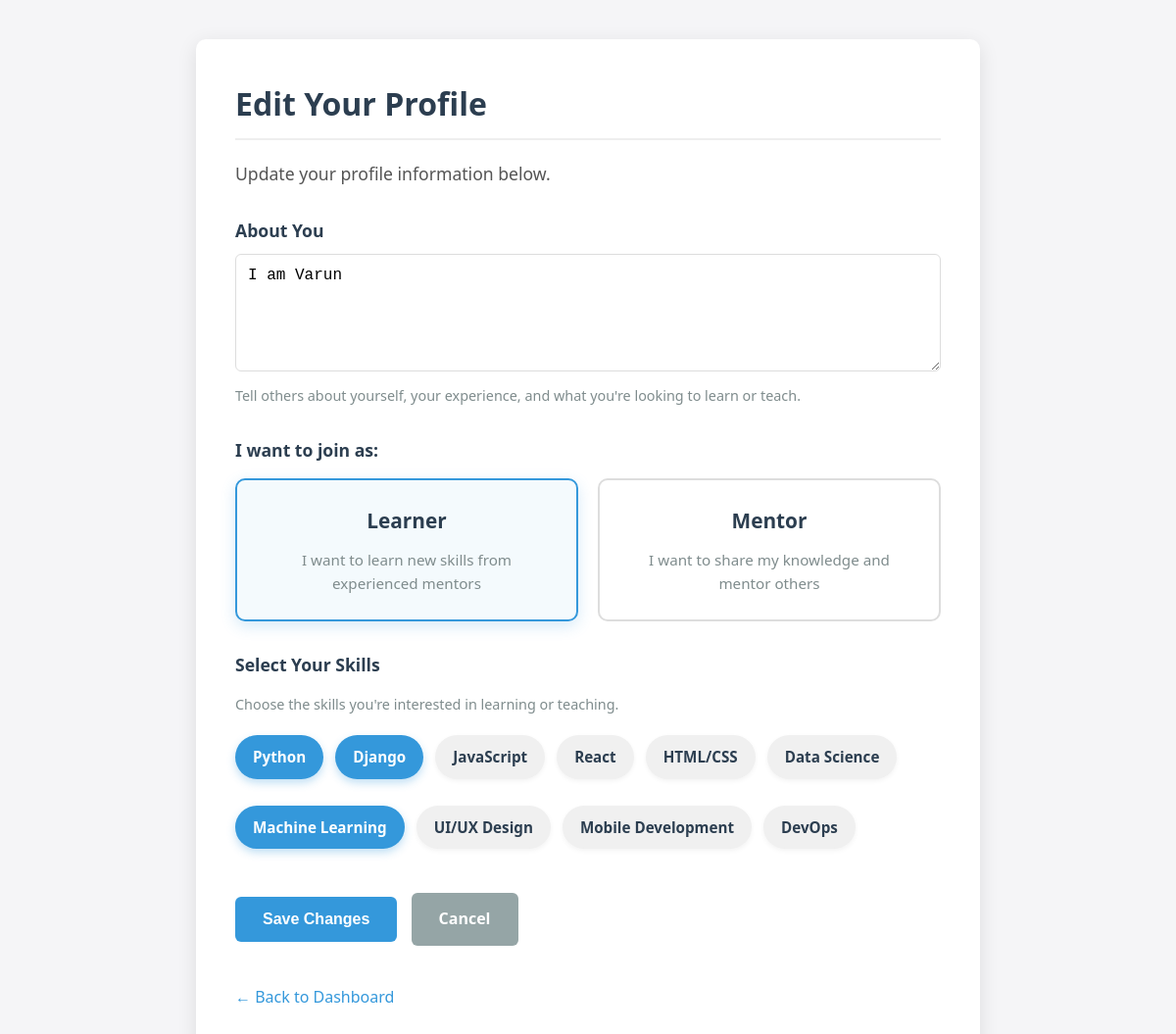
The app's page /profile/ (signed in) with its own data.
### accounts/models.py (models this page shows, shortened)
class Profile(models.Model):
    USER_TYPES = [
        ('learner', 'Learner'),
        ('mentor', 'Mentor'),
    ]
    user = models.OneToOneField(User, on_delete=models.CASCADE)
    bio = models.TextField(blank=True)
    user_type = models.CharField(max_length=10, choices=USER_TYPES)
    skills = models.ManyToManyField(Skill, blank=True)

class Skill(models.Model):
    name = models.CharField(max_length=100)

### accounts/views.py (the view, shortened to what this page needs)
# urls.py: path('profile/', views.profile_view, name='profile'),
@login_required(login_url='login')
def profile_view(request):
    user = request.user
    try:
        profile = user.profile
    except Profile.DoesNotExist:
        profile = Profile.objects.create(user=user)
    is_first_setup = not profile.bio and not profile.user_type and not profile.skills.exists()
    if request.method == 'POST':
        form = ProfileForm(request.POST, instance=profile)
        if form.is_valid():
            prof = form.save(commit=False)
            prof.user = user  # Set the user for the profile
            prof.save()
            selected_skills = request.POST.getlist('skills')
            profile.skills.clear()  # Remove existing skills
            for skill_id in selected_skills:
                try:
                    skill = Skill.objects.get(id=skill_id)
                    profile.skills.add(skill)
                except Skill.DoesNotExist:
                    pass
            return redirect('dashboard')  # Redirect to the dashboard after saving the profile
    else:
        form = ProfileForm(instance=profile)
    return render(request, 'accounts/profile.html', {
        'form': form,
        'is_first_setup': is_first_setup,
        'all_skills': Skill.objects.all()
    })

### accounts/forms.py
class ProfileForm(forms.ModelForm):
    class Meta:
        model = Profile
        fields = ['bio', 'user_type', 'skills']  # Ensure 'skills' is included here
        widgets = {
            'bio': forms.Textarea(attrs={'rows': 3}),
            'user_type': forms.Select(choices=Profile.USER_TYPES),
            'skills': forms.CheckboxSelectMultiple(),  # Use Checkboxes to select multiple skills
        }
    skills = forms.ModelMultipleChoiceField(
        queryset=Skill.objects.all(),  # Ensure all skills are displayed
        widget=forms.CheckboxSelectMultiple(),  # Checkboxes allow selection of multiple skills
        required=False  # Make this field optional
    )

### accounts/templates/accounts/profile.html (shortened to what this page needs)
{% load static %}
<!DOCTYPE html>
<html lang="en">
<head>
</head>
<body>
    <div class="container">
        {% if is_first_setup %}
            <h1>Complete Your Profile</h1>
            <p class="intro-text">Welcome to SkillPartner! Let's set up your profile so you can start connecting with others.</p>
        {% else %}
            <h1>Edit Your Profile</h1>
            <p class="intro-text">Update your profile information below.</p>
        {% endif %}
        <form method="post">
            <div class="form-group">
                <label for="id_bio">About You</label>
                {{ form.bio }}
                <p class="help-text">Tell others about yourself, your experience, and what you're looking to learn or teach.</p>
            </div>
            <div class="form-group">
                <label>I want to join as:</label>
                <div class="user-type-container">
                    <div class="user-type-option" id="learner-option">
                        <h3>Learner</h3>
                        <p>I want to learn new skills from experienced mentors</p>
                    </div>
                    <div class="user-type-option" id="mentor-option">
                        <h3>Mentor</h3>
                        <p>I want to share my knowledge and mentor others</p>
                    </div>
                </div>
            </div>
            <div class="form-group skills-section">
                <label class="skills-title">Select Your Skills</label>
                <p class="help-text">Choose the skills you're interested in learning or teaching.</p>
                <div class="skills-container">
                    {% for skill in all_skills %}
                        <div class="skill-item">
                            <label for="skill_{{ skill.id }}" class="skill-label">{{ skill.name }}</label>
                        </div>
                    {% empty %}
                        <p>No skills available. Please contact an administrator.</p>
                    {% endfor %}
                </div>
            </div>
            <button type="submit" class="btn">
                {% if is_first_setup %}Complete Setup{% else %}Save Changes{% endif %}
            </button>
            {% if not is_first_setup %}
                <a href="{% url 'dashboard' %}" class="btn btn-secondary">Cancel</a>
            {% endif %}
        </form>
        {% if not is_first_setup %}
            <a href="{% url 'dashboard' %}" class="back-link">← Back to Dashboard</a>
        {% endif %}
    </div>
</body>
</html>

### accounts/templates/accounts/profile.html (style rules this page uses)
:root { --primary-color: #3498db; --secondary-color: #2c3e50; --accent-color: #e74c3c; --light-color: #ecf0f1; --dark-color: #34495e; --success-color: #2ecc71; --warning-color: #f39c12; --danger-color: #e74c3c; }
* { margin: 0; padding: 0; box-sizing: border-box; }
body { font-family: 'Segoe UI', Tahoma, Geneva, Verdana, sans-serif; line-height: 1.6; color: #333; background-color: #f5f5f7; min-height: 100vh; display: flex; align-items: center; justify-content: center; padding: 20px; }
.container { max-width: 800px; width: 100%; background-color: #fff; border-radius: 10px; box-shadow: 0 5px 20px rgba(0,0,0,0.1); padding: 40px; margin: 20px auto; }
h1 { color: #2c3e50; margin-bottom: 20px; font-size: 2rem; border-bottom: 2px solid #eee; padding-bottom: 10px; }
.intro-text { margin-bottom: 30px; color: #555; font-size: 1.1rem; }
form { margin-bottom: 20px; }
.form-group { margin-bottom: 30px; }
label { display: block; margin-bottom: 10px; font-weight: 600; color: #2c3e50; font-size: 1.1rem; }
input[type="text"], textarea, select { width: 100%; padding: 12px; border: 1px solid #ddd; border-radius: 6px; font-size: 1rem; transition: border-color 0.3s, box-shadow 0.3s; }
textarea { height: 120px; resize: vertical; }
.help-text { font-size: 0.9rem; color: #7f8c8d; margin-top: 5px; }
.user-type-container { display: flex; gap: 20px; margin-top: 15px; }
.user-type-option { flex: 1; text-align: center; padding: 25px; border: 2px solid #ddd; border-radius: 10px; cursor: pointer; transition: all 0.3s ease; position: relative; overflow: hidden; }
.user-type-option.selected { border-color: var(--primary-color); background-color: rgba(52, 152, 219, 0.05); box-shadow: 0 5px 15px rgba(52, 152, 219, 0.2); }
.user-type-option h3 { margin-top: 0; color: #2c3e50; font-size: 1.3rem; margin-bottom: 10px; }
.user-type-option p { color: #7f8c8d; font-size: 0.95rem; }
.skills-section { margin-top: 20px; margin-bottom: 30px; }
.skills-title { font-weight: 600; margin-bottom: 15px; color: #2c3e50; }
.skills-container { display: flex; flex-wrap: wrap; gap: 12px; margin-top: 20px; }
.skill-item { margin-bottom: 5px; }
.skill-label { display: inline-block; padding: 10px 18px; background-color: #f0f0f0; border-radius: 30px; cursor: pointer; transition: all 0.3s ease; font-size: 0.95rem; box-shadow: 0 2px 5px rgba(0,0,0,0.05); }
.skill-checkbox:checked + .skill-label { background-color: var(--primary-color); color: white; box-shadow: 0 4px 8px rgba(52, 152, 219, 0.3); }
.btn { display: inline-block; background-color: var(--primary-color); color: white; padding: 14px 28px; border: none; border-radius: 6px; cursor: pointer; font-size: 1rem; font-weight: 600; transition: all 0.3s ease; text-decoration: none; }
.btn-secondary { background-color: #95a5a6; margin-left: 10px; }
.back-link { display: inline-block; margin-top: 20px; color: var(--primary-color); text-decoration: none; font-weight: 500; }

### records on screen
Profile: bio "I am Varun"
Skill: name "Python"
Skill: name "Django"
Skill: name "JavaScript"
Skill: name "React"
Skill: name "HTML/CSS"
Skill: name "Data Science"
Skill: name "Machine Learning"
Skill: name "UI/UX Design"
Skill: name "Mobile Development"
Skill: name "DevOps"
